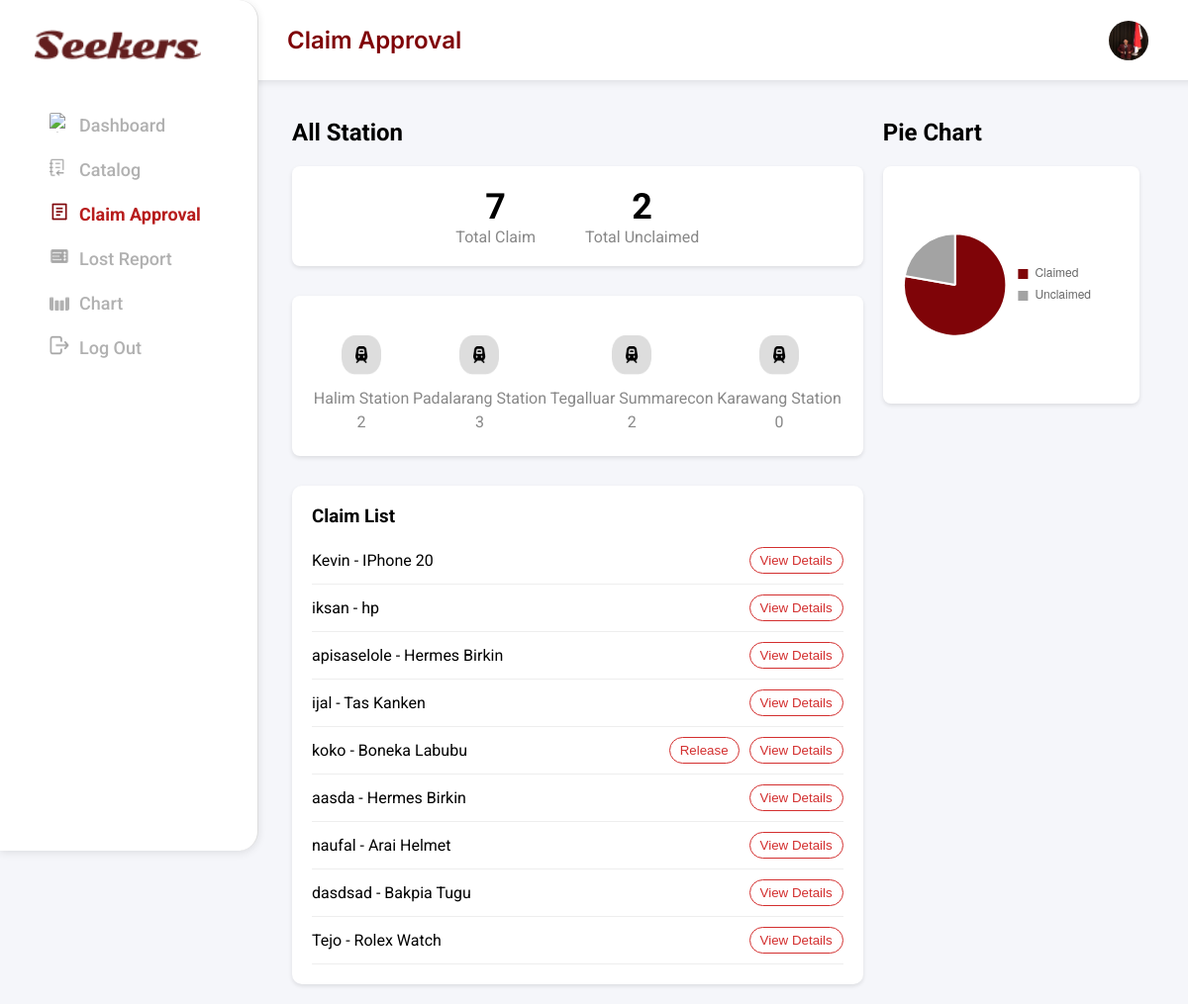
/claimapproval.php (signed in), run on the app's committed database.
### tables this page shows
CREATE TABLE `users` (
  `id` int(11) NOT NULL,
  `fullname` varchar(100) NOT NULL,
  `username` varchar(50) NOT NULL,
  `email` varchar(50) NOT NULL,
  `password` varchar(255) NOT NULL,
  `position` varchar(100) DEFAULT NULL,
  `departement` varchar(100) DEFAULT NULL,
  `biro` varchar(100) DEFAULT NULL,
  `placement` varchar(100) DEFAULT NULL,
  `profile_pic` varchar(255) NOT NULL DEFAULT 'profil/noprofil.png'
);

CREATE TABLE `claims` (
  `claim_id` int(11) NOT NULL,
  `passenger_name` varchar(255) NOT NULL,
  `phone_number` varchar(20) NOT NULL,
  `id_card_image` varchar(255) DEFAULT NULL,
  `train_ticket_image` varchar(255) DEFAULT NULL,
  `item_description` text DEFAULT NULL,
  `proof_of_ownership` varchar(255) DEFAULT NULL,
  `lost_item_id` int(11) DEFAULT NULL,
  `created_at` timestamp NOT NULL DEFAULT current_timestamp(),
  `updated_at` timestamp NOT NULL DEFAULT current_timestamp() ON UPDATE current_timestamp(),
  `metode_pengambilan` varchar(50) DEFAULT NULL,
  `stasiun_ambil` varchar(100) DEFAULT NULL,
  `stasiun_kirim` varchar(100) DEFAULT NULL
);

CREATE TABLE `lost_items` (
  `id` int(11) NOT NULL,
  `no_regist` varchar(50) DEFAULT NULL,
  `categories` varchar(50) DEFAULT NULL,
  `date` date DEFAULT NULL,
  `nama_barang` varchar(100) DEFAULT NULL,
  `location` varchar(100) DEFAULT NULL,
  `nomor_kereta` varchar(50) DEFAULT NULL,
  `gerbong` varchar(10) DEFAULT NULL,
  `kursi` varchar(10) DEFAULT NULL,
  `nama_pelapor` varchar(255) NOT NULL,
  `reporter` varchar(100) DEFAULT NULL,
  `chronology` text DEFAULT NULL,
  `image` varchar(255) DEFAULT NULL,
  `status` enum('unclaimed','claimed') DEFAULT 'unclaimed',
  `created_at` timestamp NOT NULL DEFAULT current_timestamp(),
  `perilis` varchar(100) DEFAULT NULL,
  `tanggal_rilis` date DEFAULT NULL,
  `foto_rilis` varchar(255) DEFAULT NULL,
  `metode_pengambilan` varchar(50) DEFAULT NULL,
  `stasiun_ambil` varchar(100) DEFAULT NULL,
  `stasiun_kirim` varchar(100) DEFAULT NULL,
  `status_rilis` enum('rilis','belum rilis') DEFAULT 'belum rilis'
);

### claimapproval.php (the view, shortened to what this page needs)
<?php
$host = "localhost";
$user = "root";
$pass = "";
$dbname = "lost_and_found";
$conn = new mysqli($host, $user, $pass, $dbname);
$user_id = $_SESSION['user_id'];
$query = "SELECT fullname, email, password, username, position, departement, biro, placement, profile_pic FROM users WHERE id = ?";
$stmt = $conn->prepare($query);
$stmt->bind_param("i", $user_id);
$stmt->execute();
$result = $stmt->get_result();
$user = $result->fetch_assoc();
$queryClaims = "SELECT
    c.claim_id,
    c.item_description,
    u.status,
    c.created_at,
    c.passenger_name,
    u.nama_barang,
    u.id AS lost_item_id,
    u.status_rilis
FROM claims c
JOIN lost_items u ON c.lost_item_id = u.id
ORDER BY c.created_at DESC;
";
$resultClaims = $conn->query($queryClaims);
$queryTotalApproved = "SELECT COUNT(*) AS total_approved FROM lost_items WHERE status = 'claimed'";
$resultTotalApproved = $conn->query($queryTotalApproved);
$totalApproved = $resultTotalApproved->fetch_assoc()['total_approved'];
$queryTotalRejected = "SELECT COUNT(*) AS total_rejected FROM lost_items WHERE status = 'unclaimed'";
$resultTotalRejected = $conn->query($queryTotalRejected);
$totalRejected = $resultTotalRejected->fetch_assoc()['total_rejected'];
$querylocation = "SELECT location, COUNT(*) AS total_approved
    FROM lost_items
    WHERE status = 'claimed'
    GROUP BY location";
$resultlocation = $conn->query($querylocation);
$locationData = [];
while ($row = $resultlocation->fetch_assoc()) {
    $locationData[$row['location']] = $row['total_approved'];
}
$queryChart = "
    SELECT
        SUM(CASE WHEN status = 'claimed' THEN 1 ELSE 0 END) AS claimed_count,
        SUM(CASE WHEN status = 'unclaimed' THEN 1 ELSE 0 END) AS unclaimed_count
    FROM lost_items
";
$resultChart = $conn->query($queryChart);
$rowChart = $resultChart->fetch_assoc();
$approved = $rowChart['claimed_count'] ?? 0;
$rejected = $rowChart['unclaimed_count'] ?? 0;
?>
<!DOCTYPE html>
<html lang="id">
<head>
    <link href="https://cdnjs.cloudflare.com/ajax/libs/font-awesome/5.15.3/css/all.min.css" rel="stylesheet"/>
    <link href="https://cdnjs.cloudflare.com/ajax/libs/font-awesome/5.15.4/css/all.min.css" rel="stylesheet">
    <link rel="stylesheet" href="style/claimapprovalll.css" />
</head>
<body>
    <div class="container">
        <div class="sidebar">
            <div>
                <img alt="Logo" height="57" src="asset/Seekers.png" width="168"/>
                <ul>
                <li>
                    <a href="dashboard.php" style="display: flex; align-items: center; gap: 10px; color:#B1B1B1 ;">
                        <img src="asset/dashcat.png" alt="dashboard" style="width: 20px; height: 20px; border-radius: 10%; margin-bottom: 5px;">
                        Dashboard
                    </a>
                </li>
                <li>
                <li>
                    <a href="catalog.php" style="display: flex; align-items: center; gap: 10px; color: #B1B1B1 ">
                        <img src="asset/catdash.png" alt="dashboard" style="width: 20px; height: 20px; border-radius: 10%; margin-bottom: 5px;">
                        Catalog
                    </a>
                </li>
                <li>
                    <a class="active" href="claimapproval.php" style="display: flex; align-items: center; gap: 10px; ">
                        <img src="asset/approval.png" alt="dashboard" style="width: 20px; height: 20px; border-radius: 10%; margin-bottom: 5px;">
                        Claim Approval
                    </a>
                </li>
                <li>
                <a href="lostreport.php" style="display: flex; align-items: center; gap: 10px; color:#B1B1B1">
                    <img src="asset/report2.png" alt="dashboard" style="width: 20px; height: 20px; border-radius: 10%; margin-bottom: 5px;">
                    Lost Report
                </a>
                </li>
                <li>
                    <a href="chart.php" style="display: flex; align-items: center; gap: 10px; color:#B1B1B1">
                        <img src="asset/chartdas.png" alt="dashboard" style="width: 20px; height: 20px; border-radius: 10%; margin-bottom: 5px;">
                        Chart
                    </a>
                </li>
                <li>
                    <a href="logout.php" style="display: flex; align-items: center; gap: 10px; color:#B1B1B1">
                        <img src="asset/logdas.png" alt="dashboard" style="width: 20px; height: 20px; border-radius: 10%; margin-bottom: 5px;">
                        Log Out
                    </a>
                </li>
            </ul>
            </div>
        </div>
        <div class="main-content">
            <div class="header">
            <h1>Claim Approval</h1>
                <div class="search">
                    <img alt="User Profile" height="35" width="35"
                    src="<?= htmlspecialchars($user['profile_pic'] ?: 'profil/noprofil.png') ?>?t=<?= time() ?>"
                    onclick="window.location.href='profil.php'"/>
                </div>
            </div>
            <div class="content">
                <div class="left-panel">
                <h2>All Station</h2>
                <div class="cardTotal">
                <div class="claim-box">
                    <h2><?= htmlspecialchars($totalApproved) ?></h2>
                    <p>Total Claim</p>
                </div>
                <div class="claim-box">
                    <h2><?= htmlspecialchars($totalRejected) ?></h2>
                    <p>Total Unclaimed</p>
                </div>
                </div>
                    <div class="card">
                        <div class="stations" style="display: flex; justify-content: space-around;">
                    <?php
                    $locations = ['Halim Station', 'Padalarang Station', 'Tegalluar Summarecon', 'Karawang Station'];
                    foreach ($locations as $location) {
                        $approvedCount = isset($locationData[$location]) ? $locationData[$location] : 0;
                        echo '<div style="text-align: center;">';
                        echo '<img src="asset/Train.png" alt="Train Icon" style="width: 40px; height: 40px; margin-bottom: 5px;">';
                        echo '<p>' . htmlspecialchars($location) . '</p>';
                        echo '<p>' . htmlspecialchars($approvedCount) . '</p>';
                        echo '</div>';
                    }
                    ?>
                        </div>
                    </div>
                </div>
                <div class="right-panel">
                    <h2>Pie Chart</h2>
                    <div class="card">
                        <canvas id="claimsChart" style="max-width: 200px; max-height: 200px;"></canvas>
                    </div>
                </div>
                <div class="list">
                <h3>Claim List</h3>
                <?php
                if ($resultClaims->num_rows > 0) {
                    while ($row = $resultClaims->fetch_assoc()) {
                        echo '<div class="list-item">';
                        echo '<p>' . htmlspecialchars($row['passenger_name'] ?? 'Unknown') . ' - ' . htmlspecialchars($row['nama_barang'] ?? 'Unknown') . '</p>';
                        echo '<div class="button-group">';
                        if (strtolower($row['status_rilis']) === 'belum rilis') {
                            echo '<button class="release" onclick="window.location.href=\'releaseform.php?lost_item_id=' . urlencode($row['lost_item_id']) . '\'">Release</button>';
                        }
                        echo '<button class="view-details-btn" onclick="window.location.href=\'approvalform.php?lost_item_id=' . urlencode($row['lost_item_id']) . '\'">View Details</button>';
                        echo '</div>';
                        echo '</div>';
                    }
                } else {
                    echo '<p>No claims found.</p>';
                }
                ?>
                </div>
            </div>
        </div>
    </div>
    <script>
    const ctx = document.getElementById('claimsChart').getContext('2d');
    const claimsChart = new Chart(ctx, {
        type: 'pie',
        data: {
            labels: ['Claimed', 'Unclaimed'],
            datasets: [{
                data: [<?= $approved ?>, <?= $rejected ?>],
                backgroundColor: ['#7F0408', '#A3A3A3'],
                hoverOffset: 4
            }]
        },
        options: {
            responsive: true,
            plugins: {
                legend: {
                    position: 'right',
                    labels: {
                        boxWidth: 12,    // Ukuran lebar kotak
                        boxHeight: 12,   // Ukuran tinggi kotak (Chart.js v4+)
                        borderRadius: 2, // Membuat bentuk lebih seperti kotak
                        usePointStyle: false // Biarkan default bentuk kotak
                    }
                }
            }
        }
    });
    </script>
</body>
</html>

### style/claimapprovalll.css (style rules this page uses)
body { font-family: 'Poppins', 'Roboto', sans-serif; margin: 0; padding: 0; background-color: #f5f6fa; }
body h1 { color: #7F0408; }
.container { display: flex; }
.sidebar { width: 200px; background-color: #fff; padding: 30px; box-shadow: 0 2px 8px rgba(0, 0, 0, 0.1); font-weight: 500; position: fixed; top: 0; left: 0; height: 100vh; overflow-y: auto; z-index: 10; border-right: 1px solid #ddd; border-radius: 0 20px 20px 0; }
.sidebar img { width: 168px; height: 30px; margin-bottom: 30px; margin-left: 5px; }
.sidebar ul { list-style: none; padding: 0; margin-left: 15px; }
.sidebar ul li { margin: 20px 0; }
.sidebar ul li a { text-decoration: none; color: #333; font-size: 18px; display: flex; align-items: center; transition: 0.3s; }
.sidebar ul li a.active { color: #b71c1c; font-weight: bold; }
.main-content { flex: 1; padding-left: 255px; }
.header { position: fixed; top: 0; left: 200px; width: calc(100% - 200px); z-index: 5; display: flex; justify-content: space-between; align-items: center; background-color: #fff; padding: 10px 30px; box-shadow: 0 2px 8px rgba(0, 0, 0, 0.1); border-radius: 0 0 20px 20px; margin-left: 30px; }
.header h1 { font-size: 24px; color: #7F0408; font-family: 'Inter', sans-serif; font-weight: 600; margin-left: 30px; }
.header .search { display: flex; align-items: center; cursor: pointer; }
.header .search img { width: 40px; height: 40px; border-radius: 50%; margin-right: 100px; }
.content { margin-top: 80px; display: grid; grid-template-columns: 2fr 1fr; gap: 20px; padding: 20px; margin-left: 20px; }
.content .left-panel { width: 100%; }
.content .right-panel { width: 90%; }
.cardTotal { background: #fff; border-radius: 8px; padding: 20px; box-shadow: 0 2px 4px rgba(0, 0, 0, 0.1); margin-bottom: 30px; display: flex; justify-content: center; align-items: center; gap: 50px; }
.card { background: #fff; border-radius: 8px; padding: 20px; box-shadow: 0 2px 4px rgba(0, 0, 0, 0.1); margin-bottom: 30px; justify-content: center; align-items: center; gap: 50px; }
.claim-box { text-align: center; }
.card p { margin: 0; color: #888; }
.cardTotal h2 { font-size: 36px; margin: 0; }
.cardTotal p { margin: 0; color: #888; }
.stations { display: flex; justify-content: space-between; margin-top: 20px; }
.stations div { text-align: center; }
.stations div p { margin: 5px 0; }
.list { margin-top: -20px; background-color: #fff; padding: 20px; border-radius: 10px; box-shadow: 0 2px 4px rgba(0, 0, 0, 0.1); }
.list h3 { margin: 0; margin-bottom: 10px; }
.list-item { display: flex; justify-content: space-between; align-items: center; padding: 10px 0; border-bottom: 1px solid #eee; }
.list-item p { margin: 0; }
.button-group { display: flex; gap: 10px; justify-content: center; flex-wrap: wrap; }
.release { background-color: #ffffff; border: 1px solid #d32f2f; color: #d32f2f; padding: 5px 10px; border-radius: 20px; cursor: pointer; }
.view-details-btn { background-color: #ffffff; border: 1px solid #d32f2f; color: #d32f2f; padding: 5px 10px; border-radius: 20px; cursor: pointer; }

### data on the page
users: profile_pic (picture)
claims: passenger_name "Kevin", lost_item.nama_barang "IPhone 20"
claims: passenger_name "iksan", lost_item.nama_barang "hp"
claims: passenger_name "apisaselole", lost_item.nama_barang "Hermes Birkin"
claims: passenger_name "ijal", lost_item.nama_barang "Tas Kanken"
claims: passenger_name "koko", lost_item.nama_barang "Boneka Labubu"
claims: passenger_name "aasda", lost_item.nama_barang "Hermes Birkin"
claims: passenger_name "naufal", lost_item.nama_barang "Arai Helmet"
claims: passenger_name "dasdsad", lost_item.nama_barang "Bakpia Tugu"
claims: passenger_name "Tejo", lost_item.nama_barang "Rolex Watch"

### other printed values
$totalApproved "7"
$totalRejected "2"
$location "Halim Station"
$approvedCount "2"
$location "Padalarang Station"
$approvedCount "3"
$location "Tegalluar Summarecon"
$location "Karawang Station"
$approvedCount "0"
chart data {{ $approved }} 7
chart data {{ $rejected }} 2
